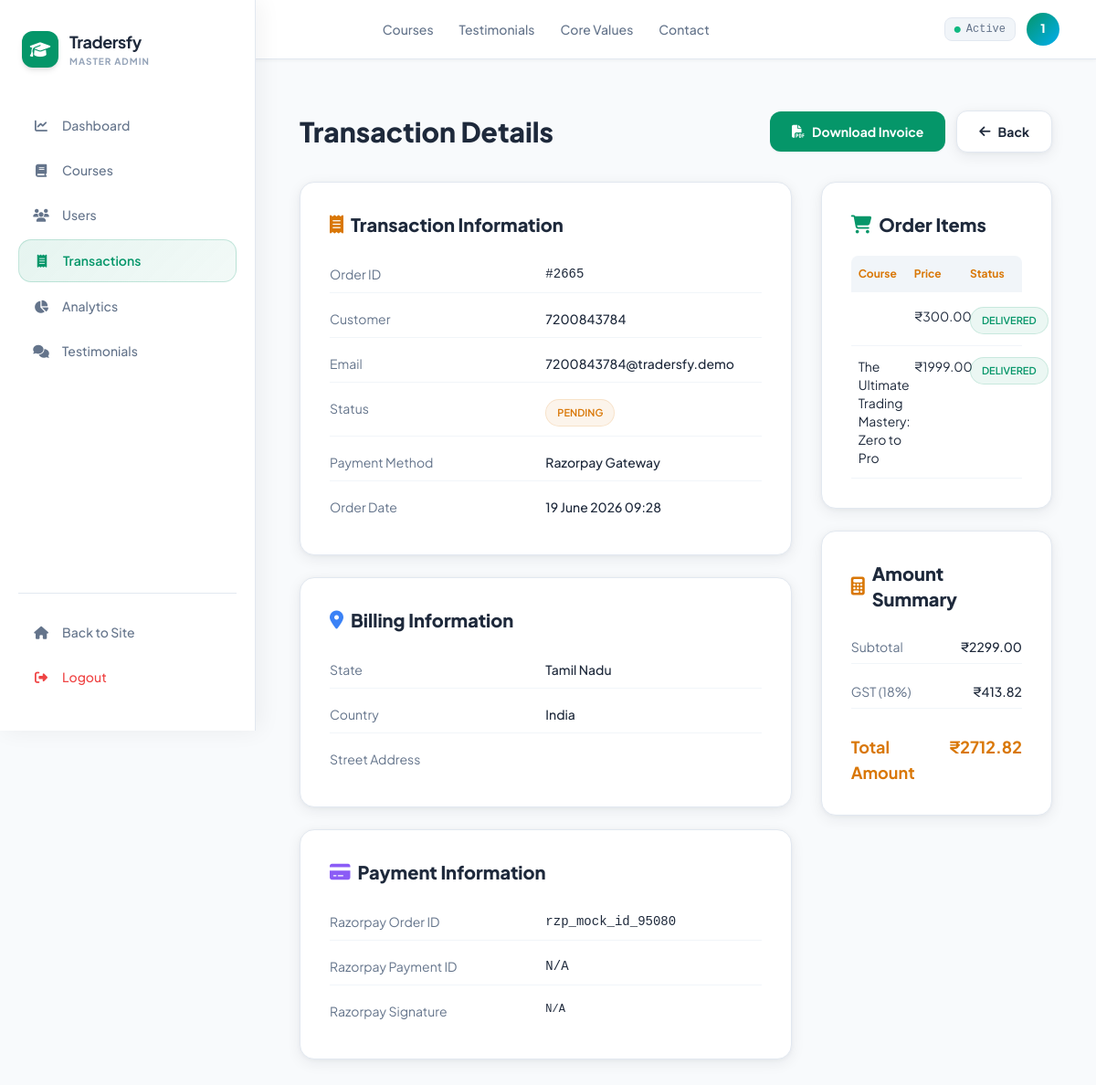
Page /master/transaction/23/ (signed in) on the committed database.
### core/models.py (models this page shows, shortened)
class Order(models.Model):
    PAYMENT_METHODS = [
        ('Razorpay Gateway', 'Razorpay Gateway'),
        ('UPI', 'UPI'),
        ('Credit/Debit Card', 'Credit/Debit Card'),
    ]
    ORDER_STATUS = [
        ('pending', 'Pending'),
        ('completed', 'Completed'),
        ('failed', 'Failed'),
        ('refunded', 'Refunded'),
    ]
    order_id = models.CharField(max_length=20, unique=True, editable=False)
    user = models.ForeignKey(User, on_delete=models.CASCADE, related_name='orders')
    razorpay_order_id = models.CharField(max_length=100, blank=True, null=True)
    razorpay_payment_id = models.CharField(max_length=100, blank=True, null=True)
    razorpay_signature = models.CharField(max_length=255, blank=True, null=True)
    country = models.CharField(max_length=100, default="India")
    state_union_territory = models.CharField(max_length=100, blank=True, null=True)
    gst_number = models.CharField(verbose_name="GSTIN (Optional)", max_length=15, blank=True, null=True)
    payment_method = models.CharField(max_length=50, choices=PAYMENT_METHODS, default='Razorpay Gateway')
    status = models.CharField(max_length=20, choices=ORDER_STATUS, default='pending')
    original_price = models.DecimalField(max_digits=10, decimal_places=2, default=0.00)
    discount = models.DecimalField(max_digits=10, decimal_places=2, default=0.00)
    tax = models.DecimalField(max_digits=10, decimal_places=2, default=0.00)
    fees = models.DecimalField(max_digits=10, decimal_places=2, default=0.00)
    total = models.DecimalField(max_digits=10, decimal_places=2, default=0.00)
    is_completed = models.BooleanField(default=False)
    created_at = models.DateTimeField(default=timezone.now)
    completed_at = models.DateTimeField(null=True, blank=True)
    class Meta:
        verbose_name_plural = "Orders"
        ordering = ['-created_at']

class OrderItem(models.Model):
    order = models.ForeignKey(Order, on_delete=models.CASCADE, related_name='items')
    course = models.ForeignKey(Course, on_delete=models.SET_NULL, null=True)
    price = models.DecimalField(max_digits=10, decimal_places=2)
    created_at = models.DateTimeField(default=timezone.now)
    class Meta:
        verbose_name_plural = "Order Items"
        ordering = ['-created_at']

class Course(models.Model):
    LANGUAGE_CHOICES = [
        ('Tamil', 'Tamil'),
        ('English', 'English'),
        ('Hindi', 'Hindi'),
        ('Kannada', 'Kannada'),
    ]
    LEVEL_CHOICES = [
        ('Beginner', 'Beginner'),
        ('Intermediate', 'Intermediate'),
        ('Advanced', 'Advanced'),
    ]
    title = models.CharField(max_length=255)
    slug = models.SlugField(unique=True)
    thumbnail_url = models.URLField(max_length=500, blank=True, null=True)
    category = models.CharField(max_length=100, default="Web Design")
    language = models.CharField(max_length=20, choices=LANGUAGE_CHOICES, default='Tamil')
    rating = models.DecimalField(max_digits=3, decimal_places=1, default=5.0)
    review_count = models.IntegerField(default=1000)
    level = models.CharField(max_length=20, choices=LEVEL_CHOICES, default='Beginner')
    duration_hours = models.IntegerField(default=2)
    duration_minutes = models.IntegerField(default=0)
    total_lessons = models.IntegerField(default=10)
    total_quizzes = models.IntegerField(default=10)
    price = models.DecimalField(max_digits=10, decimal_places=2, default=399.00)
    author_name = models.CharField(max_length=100, default="Kevin Marks")
    author_avatar_url = models.URLField(max_length=500, blank=True, null=True)
    short_description = models.TextField(blank=True)
    description = models.TextField(blank=True)
    is_published = models.BooleanField(default=True)
    created_at = models.DateTimeField(default=timezone.now)
    updated_at = models.DateTimeField(auto_now=True)
    expiry_duration_days = models.PositiveIntegerField(default=365, help_text="Duration in days for course access after enrollment")
    prevent_screenshots = models.BooleanField(default=True, help_text="Attempt to block screenshots and screen recording")
    restrict_downloads = models.BooleanField(default=True, help_text="Disable right-click and common download methods")
    class Meta:
        verbose_name_plural = "Courses"
        ordering = ['-created_at']

### core/admin_views.py (the view)
# urls.py: path('master/transaction/<int:order_id>/', admin_transaction_detail, name='admin_transaction_detail'),
@login_required
def admin_transaction_detail(request, order_id):
    if not is_master_admin(request.user):
        return redirect('home')
    order = get_object_or_404(Order, id=order_id)
    items = order.items.all()
    context = {
        'order': order,
        'items': items,
    }
    return render(request, 'core/admin/transaction_detail.html', context)

### core/templates/core/admin/transaction_detail.html (shortened to what this page needs)
{% extends 'core/admin/admin_base.html' %}
{% load static %}
{% block admin_content %}
<div class="flex items-center justify-between mb-8">
    <h1 class="text-3xl font-black" style="color:#1e293b;">Transaction Details</h1>
    <div class="flex items-center gap-3">
        <a href="{% url 'admin_download_invoice_pdf' order.id %}"
           class="font-bold px-6 py-3 rounded-xl text-sm flex items-center gap-2 shadow-sm transition"
           style="background:#059669; color:#ffffff;"
           onmouseover="this.style.background='#047857';" onmouseout="this.style.background='#059669';">
            <i class="fa-solid fa-file-pdf"></i> Download Invoice
        </a>
        <a href="{% url 'admin_transactions' %}"
           class="glass font-bold px-6 py-3 rounded-xl text-sm flex items-center gap-2 transition"
           style="color:#1e293b;"
           onmouseover="this.style.background='#f1f5f9';" onmouseout="this.style.background='';">
            <i class="fa-solid fa-arrow-left"></i> Back
        </a>
    </div>
</div>
<div class="grid grid-cols-1 lg:grid-cols-3 gap-8">
    <div class="lg:col-span-2 space-y-6">
        <div class="glass p-8 rounded-2xl">
            <h3 class="text-xl font-black mb-5 flex items-center gap-2" style="color:#1e293b;">
                <i class="fa-solid fa-receipt" style="color:#d97706;"></i> Transaction Information
            </h3>
            <div class="space-y-2">
                <div class="grid grid-cols-2 text-sm py-2.5" style="border-bottom:1px solid #f1f5f9;"><div style="color:#64748b;">Order ID</div><div class="font-mono font-medium" style="color:#1e293b;">{{ order.order_id }}</div></div>
                <div class="grid grid-cols-2 text-sm py-2.5" style="border-bottom:1px solid #f1f5f9;"><div style="color:#64748b;">Customer</div><div class="font-medium" style="color:#1e293b;">{{ order.user.username }}</div></div>
                <div class="grid grid-cols-2 text-sm py-2.5" style="border-bottom:1px solid #f1f5f9;"><div style="color:#64748b;">Email</div><div class="font-medium" style="color:#1e293b;">{{ order.user.email }}</div></div>
                <div class="grid grid-cols-2 text-sm py-2.5" style="border-bottom:1px solid #f1f5f9;">
                    <div style="color:#64748b;">Status</div>
                    <div><span class="status-badge status-{{ order.status }}">{{ order.status }}</span></div>
                </div>
                <div class="grid grid-cols-2 text-sm py-2.5" style="border-bottom:1px solid #f1f5f9;"><div style="color:#64748b;">Payment Method</div><div class="font-medium" style="color:#1e293b;">{{ order.payment_method }}</div></div>
                <div class="grid grid-cols-2 text-sm py-2.5"><div style="color:#64748b;">Order Date</div><div class="font-medium" style="color:#1e293b;">{{ order.created_at|date:"d F Y H:i" }}</div></div>
            </div>
        </div>
        <div class="glass p-8 rounded-2xl">
            <h3 class="text-xl font-black mb-5 flex items-center gap-2" style="color:#1e293b;">
                <i class="fa-solid fa-map-marker-alt" style="color:#3b82f6;"></i> Billing Information
            </h3>
            <div class="space-y-2">
                <div class="grid grid-cols-2 text-sm py-2.5" style="border-bottom:1px solid #f1f5f9;"><div style="color:#64748b;">State</div><div class="font-medium" style="color:#1e293b;">{{ order.state_union_territory }}</div></div>
                <div class="grid grid-cols-2 text-sm py-2.5" style="border-bottom:1px solid #f1f5f9;"><div style="color:#64748b;">Country</div><div class="font-medium" style="color:#1e293b;">{{ order.country }}</div></div>
                <div class="grid grid-cols-2 text-sm py-2.5"><div style="color:#64748b;">Street Address</div><div class="font-medium" style="color:#1e293b;">{{ order.street_address }}</div></div>
            </div>
        </div>
        <div class="glass p-8 rounded-2xl">
            <h3 class="text-xl font-black mb-5 flex items-center gap-2" style="color:#1e293b;">
                <i class="fa-solid fa-credit-card" style="color:#8b5cf6;"></i> Payment Information
            </h3>
            <div class="space-y-2">
                <div class="grid grid-cols-2 text-sm py-2.5" style="border-bottom:1px solid #f1f5f9;"><div style="color:#64748b;">Razorpay Order ID</div><div class="font-mono" style="color:#1e293b;">{{ order.razorpay_order_id|default:"N/A" }}</div></div>
                <div class="grid grid-cols-2 text-sm py-2.5" style="border-bottom:1px solid #f1f5f9;"><div style="color:#64748b;">Razorpay Payment ID</div><div class="font-mono" style="color:#1e293b;">{{ order.razorpay_payment_id|default:"N/A" }}</div></div>
                <div class="grid grid-cols-2 text-sm py-2.5"><div style="color:#64748b;">Razorpay Signature</div><div class="font-mono text-xs break-all" style="color:#1e293b;">{{ order.razorpay_signature|default:"N/A" }}</div></div>
            </div>
        </div>
    </div>
    <div class="lg:col-span-1 space-y-6">
        <div class="glass p-8 rounded-2xl">
            <h3 class="text-xl font-black mb-5 flex items-center gap-2" style="color:#1e293b;">
                <i class="fa-solid fa-shopping-cart" style="color:#059669;"></i> Order Items
            </h3>
            <div>
                <div class="grid grid-cols-3 gap-3 py-3 px-2 text-xs font-bold rounded-t-lg mb-1" style="background:#f1f5f9; color:#d97706;">
                    <div>Course</div><div>Price</div><div>Status</div>
                </div>
                {% for item in items %}
                <div class="grid grid-cols-3 gap-3 py-3 px-2 text-sm transition" style="border-bottom:1px solid #f1f5f9;"
                     onmouseover="this.style.background='#f8fafc';" onmouseout="this.style.background='';">
                    <div style="color:#1e293b;">{{ item.course.title }}</div>
                    <div style="color:#1e293b;">₹{{ item.price }}</div>
                    <div><span class="status-badge status-completed">Delivered</span></div>
                </div>
                {% endfor %}
            </div>
        </div>
        <div class="glass p-8 rounded-2xl">
            <h3 class="text-xl font-black mb-5 flex items-center gap-2" style="color:#1e293b;">
                <i class="fa-solid fa-calculator" style="color:#d97706;"></i> Amount Summary
            </h3>
            <div class="space-y-3">
                <div class="flex justify-between text-sm py-2" style="border-bottom:1px solid #f1f5f9;">
                    <span style="color:#64748b;">Subtotal</span>
                    <span class="font-medium" style="color:#1e293b;">₹{{ order.original_price }}</span>
                </div>
                <div class="flex justify-between text-sm py-2" style="border-bottom:1px solid #f1f5f9;">
                    <span style="color:#64748b;">GST (18%)</span>
                    <span class="font-medium" style="color:#1e293b;">₹{{ order.tax }}</span>
                </div>
                <div class="flex justify-between pt-4 mt-1">
                    <span class="text-lg font-bold" style="color:#d97706;">Total Amount</span>
                    <span class="text-lg font-bold" style="color:#d97706;">₹{{ order.total }}</span>
                </div>
            </div>
        </div>
    </div>
</div>
{% endblock %}

### core/templates/core/base.html (shortened to what this page needs)
<!DOCTYPE html>
<html lang="en">
<head>
    <script src="https://cdn.tailwindcss.com"></script>
    <link rel="stylesheet" href="https://cdnjs.cloudflare.com/ajax/libs/font-awesome/6.4.0/css/all.min.css">
</head>
<body class="antialiased">
    {% block show_navbar %}
    <nav class="site-nav">
        <div class="max-w-7xl mx-auto px-6 md:px-10 flex items-center justify-between h-16">
            <a href="{% url 'home' %}" class="flex items-center gap-2.5 flex-shrink-0">
                <div class="bg-emerald-600 w-8 h-8 rounded-lg flex items-center justify-center shadow-sm">
                </div>
                <span class="text-lg font-black tracking-tight" style="color:#1e293b;">
                    Traders<span class="text-emerald-600">fy</span>
                </span>
            </a>
            <div class="hidden md:flex items-center gap-7">
                <a href="{% url 'course_catalog' %}"
                   class="text-sm font-medium transition hover:text-emerald-600" style="color:#64748b;">Courses</a>
                <a href="{% url 'home' %}#testimonials"
                   class="text-sm font-medium transition hover:text-emerald-600" style="color:#64748b;">Testimonials</a>
                <a href="{% url 'home' %}#values"
                   class="text-sm font-medium transition hover:text-emerald-600" style="color:#64748b;">Core Values</a>
                <a href="{% url 'home' %}#contact"
                   class="text-sm font-medium transition hover:text-emerald-600" style="color:#64748b;">Contact</a>
            </div>
            <div class="flex items-center gap-3">
                {% if user.is_authenticated %}
                    <span class="hidden sm:flex text-xs border rounded-lg font-mono px-2.5 py-1 items-center gap-1.5"
                          style="background:#f1f5f9; border-color:#e2e8f0; color:#64748b;">
                        <i class="fa-solid fa-circle text-emerald-500 text-[7px]"></i>Active
                    </span>
                    <div class="relative" id="avatarWrap">
                        <button class="avatar-btn" id="avatarBtn"
                                onclick="toggleDropdown()"
                                aria-haspopup="true" aria-expanded="false"
                                aria-label="Open profile menu">
                            {{ user.username|first|upper }}
                        </button>
                    </div>
                {% endif %}
            </div>
        </div>
    </nav>
    {% endblock %}
    {% block content %}{% endblock %}
</body>
</html>

### rows in the picture
Order: order_id "#2665", user.username "7200843784", user.email "7200843784@tradersfy.demo", status "PENDING", payment_method "Razorpay Gateway", created_at "19 June 2026 09:28", state_union_territory "Tamil Nadu", country "India", razorpay_order_id "rzp_mock_id_95080", razorpay_payment_id "N/A", razorpay_signature "N/A", original_price "2299.00", tax "413.82", total "2712.82"
OrderItem: price "300.00"
OrderItem: course "The Ultimate Trading Mastery: Zero to Pro", price "1999.00"

### other values in the picture
{{ user.username|first|upper }} "1"
